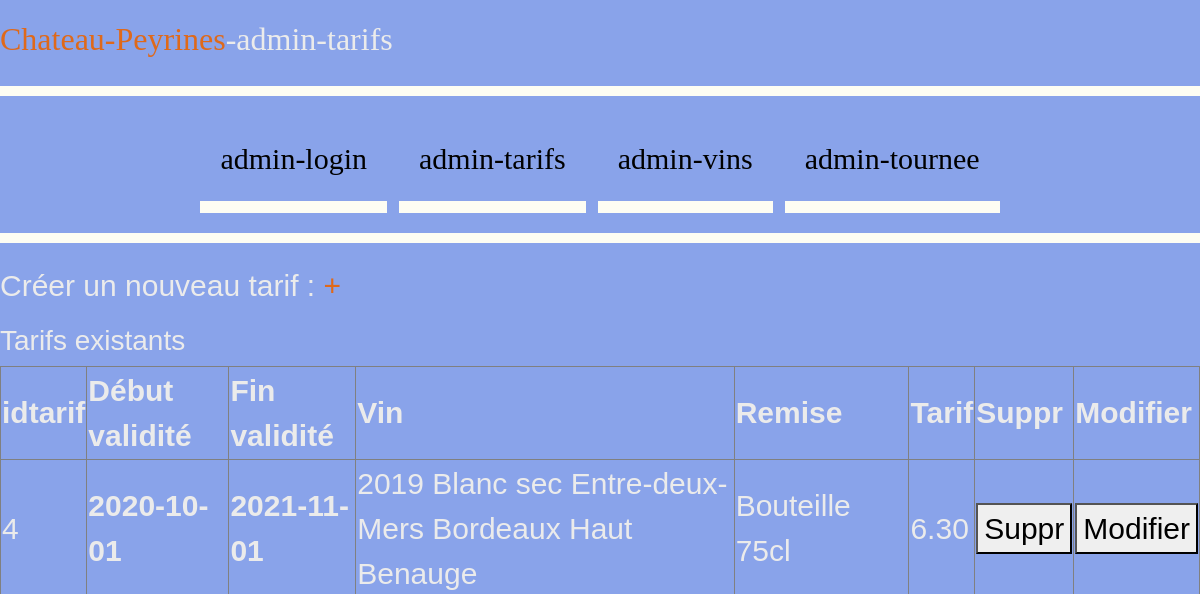
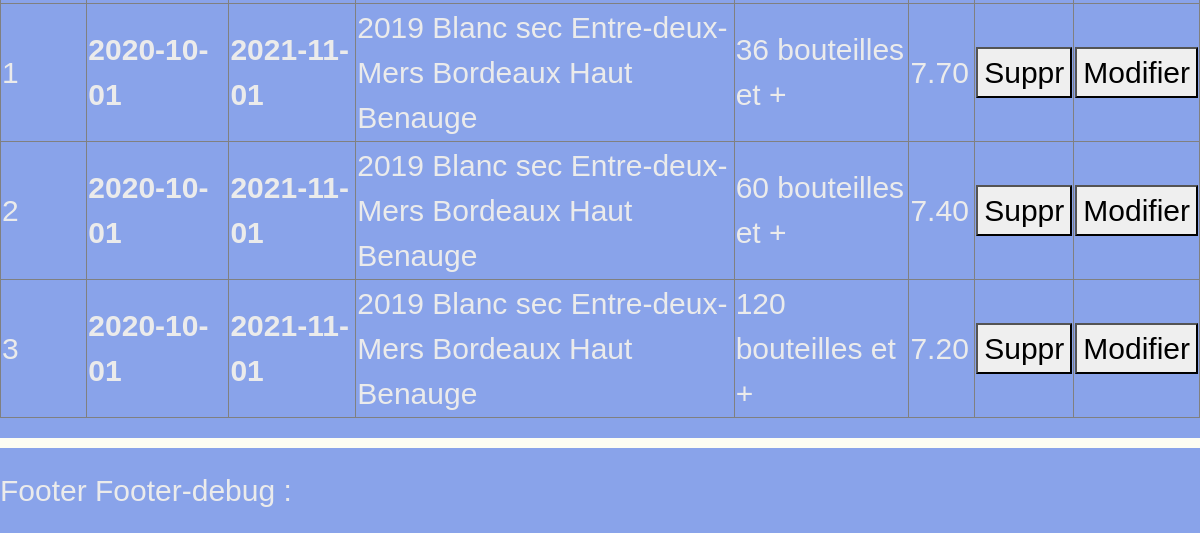
/admin/?page=admin-tarifs (signed in), run on an earlier commit of the app's database (2 pictures, top to bottom).
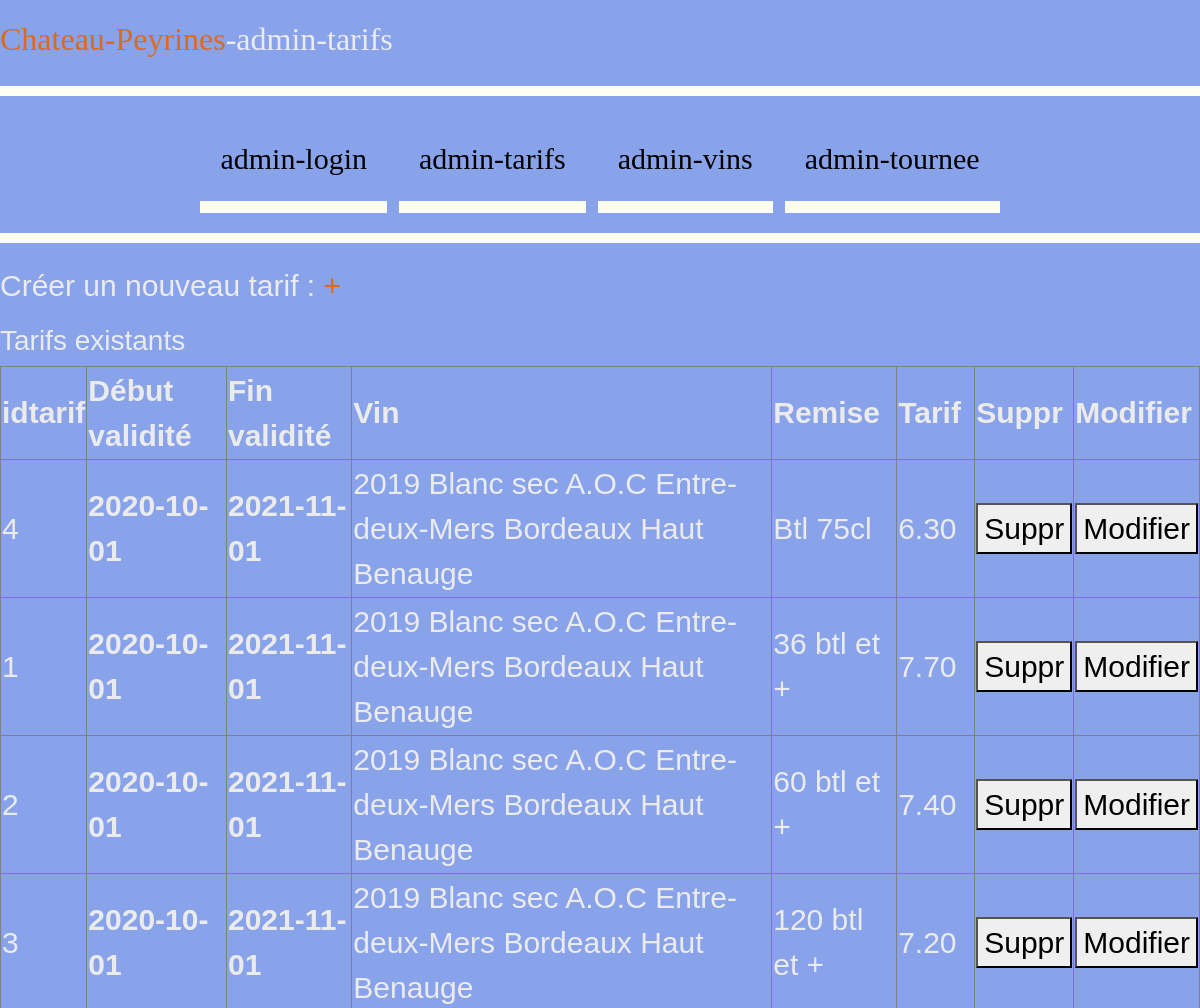
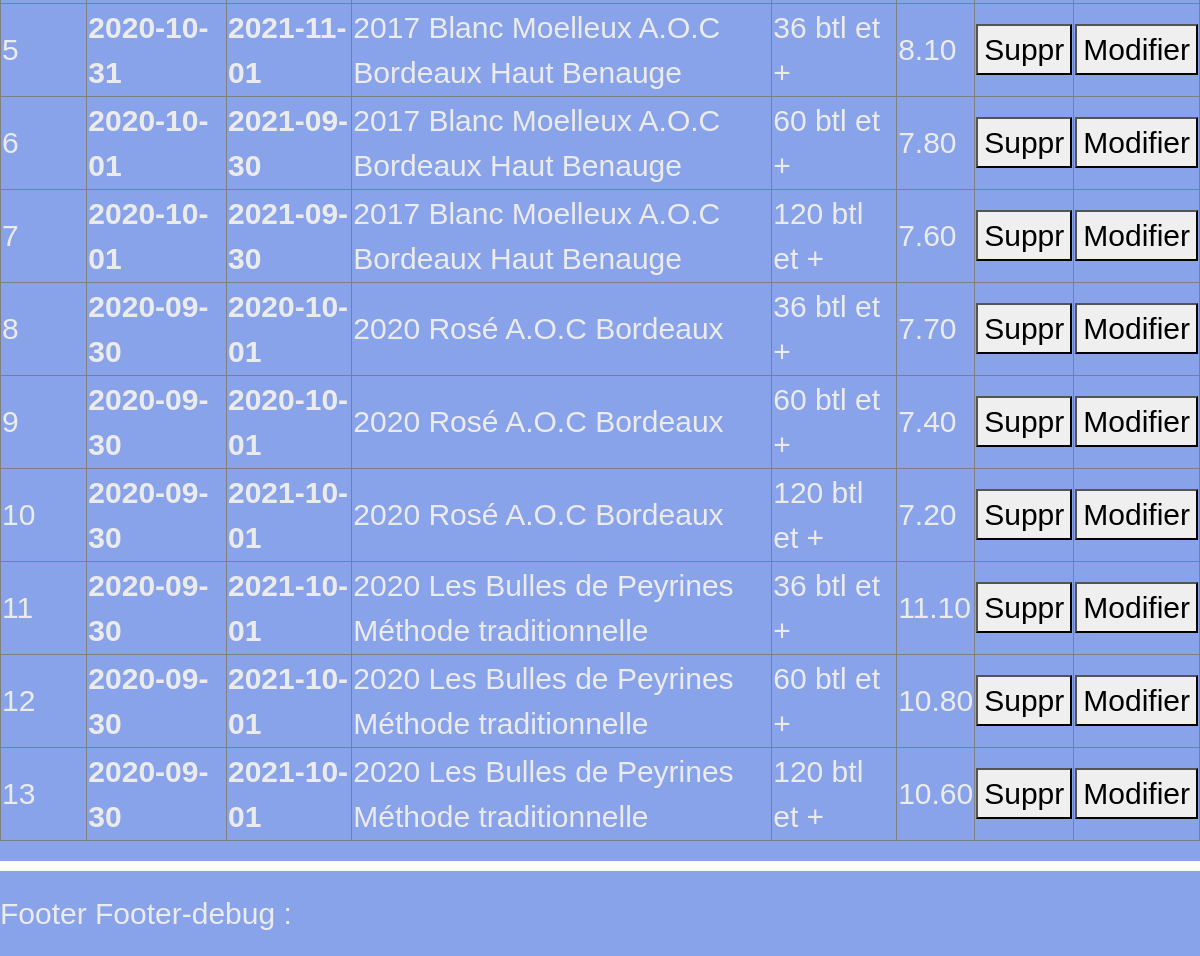
And on a later commit of the database (2 pictures, top to bottom).
### tables this page shows
CREATE TABLE `tarifs_vins` (
  `idtarifsvin` int(11) NOT NULL,
  `date_debut_validite` date NOT NULL,
  `date_fin_validite` date NOT NULL,
  `conditionnement_idcontenants` int(11) NOT NULL,
  `prix` decimal(6,2) UNSIGNED NOT NULL,
  `vins_idvins` int(10) UNSIGNED NOT NULL
);

CREATE TABLE `vins` (
  `idvins` int(10) UNSIGNED NOT NULL,
  `nom` varchar(100) NOT NULL DEFAULT 'Chateau-Peyrines',
  `annee` year(4) NOT NULL,
  `apellation_idapellation` int(10) UNSIGNED NOT NULL,
  `types_idtypes` int(11) NOT NULL
);

CREATE TABLE `types` (
  `idtypes` int(11) NOT NULL,
  `nom` varchar(45) NOT NULL
);

CREATE TABLE `apellation` (
  `idapellation` int(10) UNSIGNED NOT NULL,
  `apellationcol` varchar(200) NOT NULL
);

CREATE TABLE `conditionnement` (
  `idconditionnement` int(11) NOT NULL,
  `nom` varchar(100) NOT NULL COMMENT 'Liste des conditionnements possibles'
);

### admin/controllers/controller_admin-tarifs.php (called while the page is built)
<?php
require_once './model/model_'.$page.'.php';
require_once './views/view_'.$page.'.php';

### admin/model/model_admin-tarifs.php (called while the page is built, shortened)
<?php
$a_tarifs=selectAllTarifs($connection);
function selectAllTarifs($connection) {
	$sql = "SELECT  vins.idvins,
    vins.annee,
    vins.types_idtypes as idTypes,
    types.nom as couleur,
    apellation.apellationcol as nomApellation,
    tarifs_vins.date_debut_validite,
    tarifs_vins.date_fin_validite,
    tarifs_vins.conditionnement_idcontenants as idRemise,
    tarifs_vins.idtarifsvin as idTarif,
    conditionnement.nom as remise,
    tarifs_vins.prix
    FROM tarifs_vins
       INNER JOIN conditionnement
       ON tarifs_vins.conditionnement_idcontenants=conditionnement.idconditionnement
       LEFT JOIN vins
       ON tarifs_vins.vins_idvins=vins.idvins
       LEFT JOIN types
       ON vins.types_idtypes=types.idtypes
       LEFT JOIN apellation
        ON apellation.idapellation=vins.apellation_idapellation
        ORDER BY vins.idvins, tarifs_vins.conditionnement_idcontenants";
    $result=$connection->query($sql);
   if($result->rowCount()) {
        $data = $result->fetchAll(PDO::FETCH_OBJ);
      return $data;
   } else {
      return "La sélection a échouée: "."<br>";
   }
};
?>

### admin/views/view_admin-tarifs.php (the view, shortened to what this page needs)
<!DOCTYPE html>
<html lang="fr">
<?php
include "files/head.php" ?>
<body>
<div class="grid-container">
  <?php include "views/header-space.php" ?>
  <div class="menu-space">
  </div>
  <div class="main">
    <p>Créer un nouveau tarif : <a href="?page=createTarif">+</a></p>
    <section>
      <h3>Tarifs existants</h3>
        <table BORDER="1">
          <tr><th>idtarif</th><th>Début validité</th><th>Fin validité</th><th>Vin</th><th>Remise</th><th>Tarif</th><th>Suppr</th><th>Modifier</th></tr>
        <?php
        foreach ($a_tarifs as $tarif):
        ?>
        <TR>
          <tD><?=$tarif->idTarif?></tD><th><?=$tarif->date_debut_validite?></th><th><?=$tarif->date_fin_validite?></th>
          <tD><?=$tarif->annee?> <?=$tarif->couleur?> <?=$tarif->nomApellation?></tD><tD><?=$tarif->remise?></tD>
          <tD><?=$tarif->prix?></tD>
          <tD>
            <form method="POST" action="?page=deleteTarif">
            <button type="submit" name="id" value="<?=$tarif->idTarif?>">Suppr</button>
            </form>
          </tD>
          <tD>
            <form method="POST" action="?page=updateTarif">
            <button type="submit" name="id" value="<?=$tarif->idTarif?>">Modifier</button>
            </form>
          </tD>
        </TR>
        <?php
        endforeach;
        ?>
        </table>
      </section>
  </div>
  <div class="footer">Footer
  <?php
    include "views/view_footer.php";
  ?>
  </div>
</div>
</body>
</html>

What changed in the data, as far as the page shows it:
changed through a linked row, tarifs_vins id 4: apellation.apellationcol "Entre-deux-Mers Bordeaux Haut Benauge" → "A.O.C Entre-deux-Mers Bordeaux Haut Benauge"; conditionnement_idcontenants.nom "Bouteille 75cl" → "Btl 75cl"
changed through a linked row, tarifs_vins id 1: apellation.apellationcol "Entre-deux-Mers Bordeaux Haut Benauge" → "A.O.C Entre-deux-Mers Bordeaux Haut Benauge"; conditionnement_idcontenants.nom "36 bouteilles et +" → "36 btl et +"
changed through a linked row, tarifs_vins id 2: apellation.apellationcol "Entre-deux-Mers Bordeaux Haut Benauge" → "A.O.C Entre-deux-Mers Bordeaux Haut Benauge"; conditionnement_idcontenants.nom "60 bouteilles et +" → "60 btl et +"
changed through a linked row, tarifs_vins id 3: apellation.apellationcol "Entre-deux-Mers Bordeaux Haut Benauge" → "A.O.C Entre-deux-Mers Bordeaux Haut Benauge"; conditionnement_idcontenants.nom "120 bouteilles et +" → "120 btl et +"
added tarifs_vins: idtarifsvin "5", date_debut_validite "2020-10-31", date_fin_validite "2021-11-01", vins_idvins.annee "2017", types.nom "Blanc Moelleux", apellation.apellationcol "A.O.C Bordeaux Haut Benauge", conditionnement_idcontenants.nom "36 btl et +", prix "8.10"
added tarifs_vins: idtarifsvin "6", date_debut_validite "2020-10-01", date_fin_validite "2021-09-30", vins_idvins.annee "2017", types.nom "Blanc Moelleux", apellation.apellationcol "A.O.C Bordeaux Haut Benauge", conditionnement_idcontenants.nom "60 btl et +", prix "7.80"
added tarifs_vins: idtarifsvin "7", date_debut_validite "2020-10-01", date_fin_validite "2021-09-30", vins_idvins.annee "2017", types.nom "Blanc Moelleux", apellation.apellationcol "A.O.C Bordeaux Haut Benauge", conditionnement_idcontenants.nom "120 btl et +", prix "7.60"
added tarifs_vins: idtarifsvin "8", date_debut_validite "2020-09-30", date_fin_validite "2020-10-01", vins_idvins.annee "2020", types.nom "Rosé", apellation.apellationcol "A.O.C Bordeaux", conditionnement_idcontenants.nom "36 btl et +", prix "7.70"
added tarifs_vins: idtarifsvin "9", date_debut_validite "2020-09-30", date_fin_validite "2020-10-01", vins_idvins.annee "2020", types.nom "Rosé", apellation.apellationcol "A.O.C Bordeaux", conditionnement_idcontenants.nom "60 btl et +", prix "7.40"
added tarifs_vins: idtarifsvin "10", date_debut_validite "2020-09-30", date_fin_validite "2021-10-01", vins_idvins.annee "2020", types.nom "Rosé", apellation.apellationcol "A.O.C Bordeaux", conditionnement_idcontenants.nom "120 btl et +", prix "7.20"
added tarifs_vins: idtarifsvin "11", date_debut_validite "2020-09-30", date_fin_validite "2021-10-01", vins_idvins.annee "2020", types.nom "Les Bulles de Peyrines", apellation.apellationcol "Méthode traditionnelle", conditionnement_idcontenants.nom "36 btl et +", prix "11.10"
added tarifs_vins: idtarifsvin "12", date_debut_validite "2020-09-30", date_fin_validite "2021-10-01", vins_idvins.annee "2020", types.nom "Les Bulles de Peyrines", apellation.apellationcol "Méthode traditionnelle", conditionnement_idcontenants.nom "60 btl et +", prix "10.80"
added tarifs_vins: idtarifsvin "13", date_debut_validite "2020-09-30", date_fin_validite "2021-10-01", vins_idvins.annee "2020", types.nom "Les Bulles de Peyrines", apellation.apellationcol "Méthode traditionnelle", conditionnement_idcontenants.nom "120 btl et +", prix "10.60"
